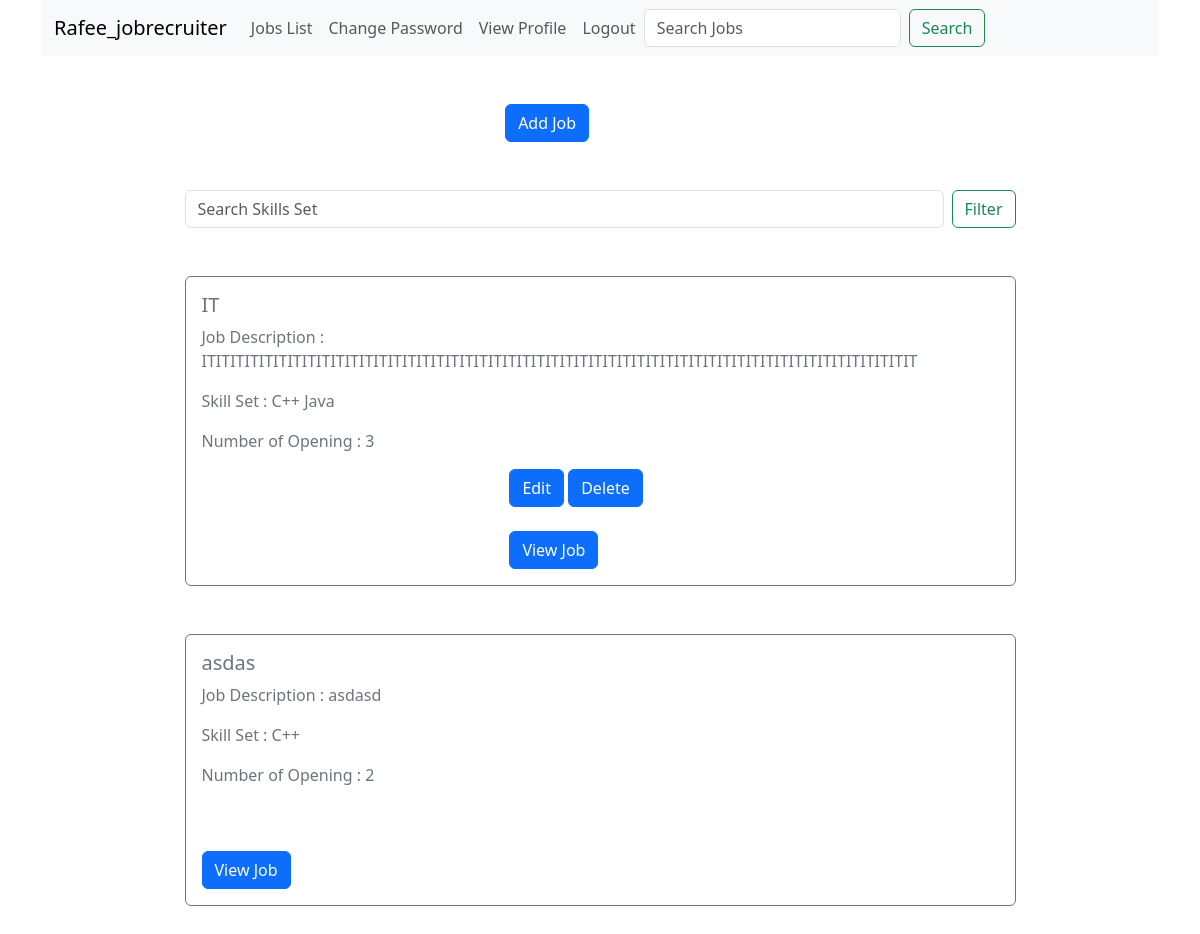
Page /homepage/ (signed in) on the committed database.
### JobSeeker/models.py (models this page shows, shortened)
class CustomUser(AbstractUser):
    USER = {
        ('jobSeeker','JobSeeker'),
        ('jobRecruiter','JobRecruiter')
    }
    display_name = models.CharField(max_length=255)
    otp = models.IntegerField(blank=True,null=True)
    user_type = models.CharField(max_length=50,choices= USER,null=True)

class Job(models.Model):
    title = models.CharField(max_length=200 , null= True, blank= True)
    number_of_opening = models.IntegerField( null= True, blank= True)
    category = models.TextField(max_length=100 , null= True, blank= True)
    description = models.TextField(max_length=1000 , null= True, blank= True)
    skills_set = models.TextField(max_length=700 , null= True, blank= True)
    created_by = models.ForeignKey(CustomUser, on_delete=models.DO_NOTHING)

### JobSeeker/views.py (the view)
# urls.py: path('homepage/',homepage,name='homepage'),
@login_required
def homepage(request):
    jobs = Job.objects.all()
    users = CustomUser.objects.all()
    context = {
        "jobs": jobs
    }
    return render(request, 'homepage.html', context)

### templates/homepage.html (shortened to what this page needs)
{% extends 'base.html' %}
{% block content %}
<br><br>
<div class="container container-center">
    <div class="row justify-content-center">
        <div class="col-md-9">
            {% if request.user.user_type == 'jobRecruiter' %}
            <div class="row justify-content-center">
                <div class="col-md-3"><a href="{% url 'addJobForm' %}" class="btn btn-primary">Add Job</a> </div>
            </div>
            <br><br>
            {% endif %}
            <form class="d-flex" role="search" method="GET" action="{% url 'search_skills_set' %}">
            <input class="form-control me-2" type="search" name="search" value="{{ request.GET.search }}" placeholder="Search Skills Set"
                aria-label="Skills_set" />
            <button class="btn btn-outline-success" type="submit">Filter</button>
            </form>
            <br><br>
            {% for job in jobs %}
            <div class="card border-secondary mb-6" style="max-width: 100rem;">
                <div class="card-body text-secondary">
                    <h5 class="card-title">{{job.title}}</h5>
                    <p class="card-text">Job Description : {{job.description}}</p>
                    <p class="card-text">Skill Set : {{job.skills_set}}</p>
                    <p class="card-text">Number of Opening : {{job.number_of_opening}}</p>
                    {% if request.user.user_type == 'jobRecruiter' and job.created_by.id == request.user.id %}
                    <div class="row justify-content-center">
                        <div class="col-md-3">
                            <a href="{% url 'editJobForm' job.id %}" class="btn btn-primary">Edit</a>
                            <a href="{% url 'deleteJobForm' job.id %}" class="btn btn-primary">Delete</a>
                            <br><br>
                            <a href="{% url 'viewJob' job.id %}" class="btn btn-primary">View Job</a>
                        </div>
                    </div>
                    {% else %}
                    <br><br>
                    <div class="col-md-3">
                        <a href="{% url 'viewJob' job.id %}" class="btn btn-primary">View Job</a>
                    </div>
                    {% endif %}
                </div>
            </div>
            <br><br>
            {% endfor %}
        </div>
    </div>
</div>
{% endblock %}

### templates/base.html (shortened to what this page needs)
<!DOCTYPE html>
<html lang="en">
<head>
    <link href="https://cdn.jsdelivr.net/npm/bootstrap@5.3.8/dist/css/bootstrap.min.css" rel="stylesheet">
</head>
<body>
    {% include 'navbar.html' %}
    {% block content %}
    {% endblock %}
</body>
</html>

### templates/navbar.html (shortened to what this page needs)
{% load static %}
<center>
<div class="container container-center">
<nav class="navbar navbar-expand-lg bg-body-tertiary">
  {% if request.user.is_authenticated %}
  <div class="container-fluid">
    <a class="navbar-brand" href="{% url 'homepage' %}">{{user.username}}</a>
    <div class="collapse navbar-collapse" id="navbarNavAltMarkup">
      <div class="navbar-nav">
        {% if request.user.user_type == 'jobRecruiter' %}
          <a class="nav-link" aria-current="page" href="{% url 'homepage' %}">Jobs List</a>
          <a class="nav-link" aria-current="page" href="{% url 'forget_pass' %}">Change Password</a>
          <a class="nav-link" href="{% url 'jobRecruiterProfile' %}">View Profile</a>
        {% else %}
          <a class="nav-link" aria-current="page" href="{% url 'homepage' %}">Posted Jobs List</a>
          <a class="nav-link" aria-current="page" href="{% url 'forget_pass' %}">Change Password</a>
          <a class="nav-link" href="{% url 'jobSeekerProfile' %}">View Profile</a>
        {% endif %}
        <a class="nav-link" href="{% url 'user_logout' %}">Logout</a>
      </div>
      <form class="d-flex" role="search" method="GET" action="{% url 'searchTitle' %}">
      <input class="form-control me-2" type="search" name="search" value="{{ request.GET.search }}" placeholder="Search Jobs" aria-label="Search"/>
      <button class="btn btn-outline-success" type="submit" >Search</button>
      </form>
    </div>
  </div>
  {% endif %}
</nav>
</div>
</center>

### rows in the picture
CustomUser: username "Rafee_jobrecruiter"
Job: title "IT", description "ITITITITITITITITITITITITITITITITITITITITITITITITITITITITITITITITITITITITITITITITITITITITITITITITITIT", skills_set "C++ Java", number_of_opening "3", shows "Edit"
Job: title "asdas", description "asdasd", skills_set "C++", number_of_opening "2", shows "View Job"
